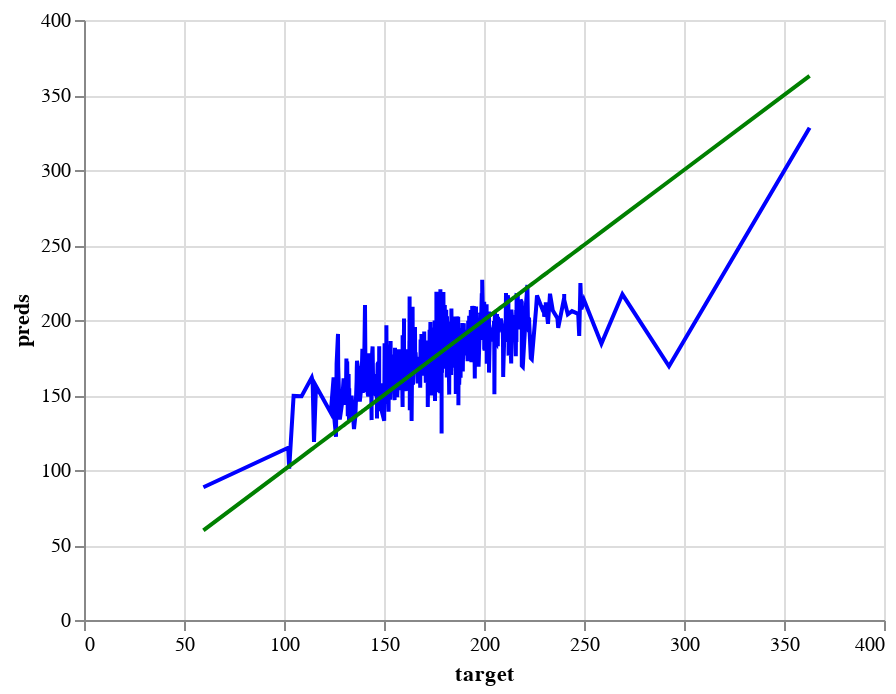

Write notebook code for a chart like this one.
### Code cell
line_chart2_test + line_chart1_test

### Figure 1 — Vega-Lite specification as saved in the notebook (floating-point values rounded to 4 significant figures; data arrays with more than 128 entries replaced by an {"elided": "..."} marker saying what was removed)
{"config": {"view": {"continuousWidth": 400, "continuousHeight": 300}}, "layer": [{"data": {"name": "data-0090918a6484c4d60330c04e986a4fa9"}, "mark": {"type": "line", "color": "blue"}, "encoding": {"x": {"field": "target", "type": "quantitative"}, "y": {"field": "preds", "type": "quantitative"}}}, {"data": {"name": "data-325359e573684d5da4db6a7c05ccc135"}, "mark": {"type": "line", "color": "green"}, "encoding": {"x": {"field": "target", "type": "quantitative"}, "y": {"field": "preds", "type": "quantitative"}}}], "$schema": "https://vega.github.io/schema/vega-lite/v4.17.0.json", "datasets": {"data-0090918a6484c4d60330c04e986a4fa9": {"elided": "609 records"}, "data-325359e573684d5da4db6a7c05ccc135": {"elided": "609 records"}}}
